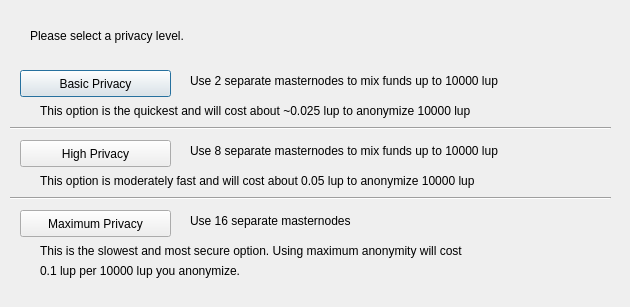
<?xml version="1.0" encoding="UTF-8"?>
<ui version="4.0">
 <class>ObfuscationConfig</class>
 <widget class="QDialog" name="ObfuscationConfig">
  <property name="geometry">
   <rect>
    <x>0</x>
    <y>0</y>
    <width>630</width>
    <height>307</height>
   </rect>
  </property>
  <property name="windowTitle">
   <string>Configure Obfuscation</string>
  </property>
  <widget class="QPushButton" name="buttonBasic">
   <property name="geometry">
    <rect>
     <x>20</x>
     <y>70</y>
     <width>151</width>
     <height>27</height>
    </rect>
   </property>
   <property name="text">
    <string>Basic Privacy</string>
   </property>
  </widget>
  <widget class="QPushButton" name="buttonHigh">
   <property name="geometry">
    <rect>
     <x>20</x>
     <y>140</y>
     <width>151</width>
     <height>27</height>
    </rect>
   </property>
   <property name="text">
    <string>High Privacy</string>
   </property>
  </widget>
  <widget class="QPushButton" name="buttonMax">
   <property name="geometry">
    <rect>
     <x>20</x>
     <y>210</y>
     <width>151</width>
     <height>27</height>
    </rect>
   </property>
   <property name="text">
    <string>Maximum Privacy</string>
   </property>
  </widget>
  <widget class="QLabel" name="label">
   <property name="geometry">
    <rect>
     <x>30</x>
     <y>20</y>
     <width>571</width>
     <height>31</height>
    </rect>
   </property>
   <property name="text">
    <string>Please select a privacy level.</string>
   </property>
  </widget>
  <widget class="QLabel" name="label_2">
   <property name="geometry">
    <rect>
     <x>190</x>
     <y>70</y>
     <width>421</width>
     <height>21</height>
    </rect>
   </property>
   <property name="text">
    <string>Use 2 separate masternodes to mix funds up to 10000 lup</string>
   </property>
  </widget>
  <widget class="QLabel" name="label_3">
   <property name="geometry">
    <rect>
     <x>190</x>
     <y>140</y>
     <width>411</width>
     <height>21</height>
    </rect>
   </property>
   <property name="text">
    <string>Use 8 separate masternodes to mix funds up to 10000 lup</string>
   </property>
  </widget>
  <widget class="QLabel" name="label_4">
   <property name="geometry">
    <rect>
     <x>190</x>
     <y>210</y>
     <width>421</width>
     <height>21</height>
    </rect>
   </property>
   <property name="text">
    <string>Use 16 separate masternodes</string>
   </property>
  </widget>
  <widget class="QLabel" name="label_6">
   <property name="geometry">
    <rect>
     <x>40</x>
     <y>100</y>
     <width>561</width>
     <height>21</height>
    </rect>
   </property>
   <property name="text">
    <string>This option is the quickest and will cost about ~0.025 lup to anonymize 10000 lup</string>
   </property>
  </widget>
  <widget class="QLabel" name="label_7">
   <property name="geometry">
    <rect>
     <x>40</x>
     <y>170</y>
     <width>561</width>
     <height>21</height>
    </rect>
   </property>
   <property name="text">
    <string>This option is moderately fast and will cost about 0.05 lup to anonymize 10000 lup</string>
   </property>
  </widget>
  <widget class="QLabel" name="label_8">
   <property name="geometry">
    <rect>
     <x>40</x>
     <y>240</y>
     <width>561</width>
     <height>21</height>
    </rect>
   </property>
   <property name="text">
    <string>This is the slowest and most secure option. Using maximum anonymity will cost</string>
   </property>
  </widget>
  <widget class="QLabel" name="label_9">
   <property name="geometry">
    <rect>
     <x>40</x>
     <y>260</y>
     <width>561</width>
     <height>21</height>
    </rect>
   </property>
   <property name="text">
    <string>0.1 lup per 10000 lup you anonymize.</string>
   </property>
  </widget>
  <widget class="Line" name="line">
   <property name="geometry">
    <rect>
     <x>10</x>
     <y>120</y>
     <width>601</width>
     <height>16</height>
    </rect>
   </property>
   <property name="orientation">
    <enum>Qt::Horizontal</enum>
   </property>
  </widget>
  <widget class="Line" name="line_2">
   <property name="geometry">
    <rect>
     <x>10</x>
     <y>190</y>
     <width>601</width>
     <height>16</height>
    </rect>
   </property>
   <property name="orientation">
    <enum>Qt::Horizontal</enum>
   </property>
  </widget>
 </widget>
 <resources/>
 <connections/>
</ui>
